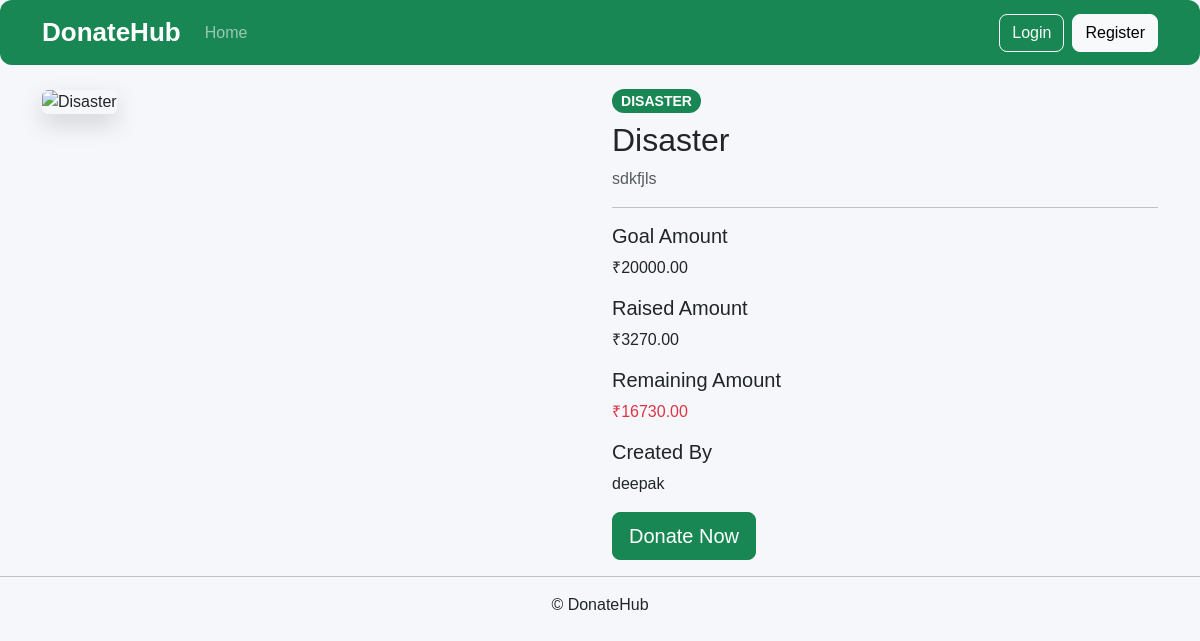
The app's page /campaigns/3/ with its own data.
### campaigns/models.py (models this page shows, shortened)
class Campaign(models.Model):
    CATEGORY_CHOICES = [
        ("OTHER", "Other"),
        ("MEDICAL", "Medical"),
        ("EDUCATION", "Education"),
        ("FOOD", "Food"),
        ("DISASTER", "Disaster Relief"),
    ]
    STATUS_CHOICES = [
        ("PENDING", "Pending"),
        ("APPROVED", "Approved"),
        ("REJECTED", "Rejected"),
        ("COMPLETED", "Completed"),
    ]
    ngo = models.ForeignKey(
        settings.AUTH_USER_MODEL,
        on_delete=models.CASCADE,
        related_name="campaigns"
    )
    title = models.CharField(
        max_length=200
    )
    description = models.TextField()
    category = models.CharField(
        max_length=20,
        choices=CATEGORY_CHOICES,
        default="OTHER"
    )
    goal_amount = models.DecimalField(
        max_digits=10,
        decimal_places=2
    )
    raised_amount = models.DecimalField(
        max_digits=10,
        decimal_places=2,
        default=0
    )
    image = models.ImageField(
        upload_to="campaigns/",
        blank=True,
        null=True
    )
    status = models.CharField(
        max_length=20,
        choices=STATUS_CHOICES,
        default="PENDING"
    )
    created_at = models.DateTimeField(
        auto_now_add=True
    )

### accounts/models.py (models this page shows, shortened)
class User(AbstractUser):
    DONOR = "DONOR"
    NGO = "NGO"
    ROLE_CHOICES = [
        (DONOR, "Donor"),
        (NGO, "NGO"),
    ]
    role = models.CharField(
        max_length=10,
        choices=ROLE_CHOICES,
        default=DONOR
    )
    phone = models.CharField(max_length=15, blank=True)

### campaigns/views.py (the view)
def campaign_detail(request,id):
    campaign=get_object_or_404(
        Campaign,
        id=id,
        status__in=["APPROVED","COMPLETED"]
    )
    remaining_amount = campaign.goal_amount - campaign.raised_amount
    return render(
        request,
        "campaigns/detail.html",
        {
            "campaign":campaign,
            "remaining_amount":remaining_amount
        }
    )

### templates/campaigns/detail.html (shortened to what this page needs)
{% extends 'base.html' %}
{% load static  %}
{% block content %}
<div class="row">
    <div class="col-lg-6 mb-4">
        {% if campaign.image %}
            <img src="{{ campaign.image.url }}"
                 class="img-fluid rounded shadow"
                 alt="{{ campaign.title }}">
        {% elif campaign.category == "MEDICAL" %}
            <img src="{% static 'images/medical.png' %}"
                 class="img-fluid rounded shadow"
                 alt="{{ campaign.title }}">
        {% elif campaign.category == "DISASTER" %}
            <img src="{% static 'images/disaster.png' %}"
                 class="img-fluid rounded shadow"
                 alt="{{ campaign.title }}">
        {% elif campaign.category == "EDUCATION" %}
            <img src="{% static 'images/education.png' %}"
                 class="img-fluid rounded shadow"
                 alt="{{ campaign.title }}">
        {% elif campaign.category == "FOOD" %}
            <img src="{% static 'images/food.png' %}"
                 class="img-fluid rounded shadow"
                 alt="{{ campaign.title }}">
        {% else %}
            <img src="{% static 'images/other.png' %}"
                 class="img-fluid rounded shadow"
                 alt="{{ campaign.title }}">
        {% endif %}
    </div>
    <div class="col-lg-6">
        <span class="badge bg-success mb-2">
            {{ campaign.category }}
        </span>
        <h2>{{ campaign.title }}</h2>
        <p class="text-muted">
            {{ campaign.description }}
        </p>
        <hr>
        <h5>Goal Amount</h5>
        <p>₹{{ campaign.goal_amount }}</p>
        <h5>Raised Amount</h5>
        <p>₹{{ campaign.raised_amount }}</p>
        <h5>Remaining Amount</h5>
        <p class="text-danger">
            ₹{{ remaining_amount }}
        </p>
        <h5>Created By</h5>
        <p>{{ campaign.ngo.username }}</p>
        {% if campaign.status == "COMPLETED" %}
        <div class="alert alert-success">
            <h5 class="mb-1">Goal Achieved</h5>
            <p class="mb-0">
                This campaign has reached its funding goal.
            </p>
        </div>
        <button class="btn btn-success btn-lg" disabled>Goal Achieved</button>
        {% else %}
        <a href="{% url 'donate' campaign.id %}"
           class="btn btn-success btn-lg">
            Donate Now
        </a>
        {% endif %}
    </div>
</div>
{% endblock %}

### static/css/style.css (style rules this page uses)
body { background:#f5f7fa; font-family:Arial, Helvetica, sans-serif; }
.btn { border-radius:8px; }
.btn-success { border-radius:8px; }
.badge { font-size:14px; }
.bg-success { border-radius:12px; }
img { border-radius:12px; }
.shadow { box-shadow:0 10px 25px rgba(0,0,0,.15)!important; }

### records on screen
Campaign: category "DISASTER", title "Disaster", description "sdkfjls", goal_amount "20000.00", raised_amount "3270.00", ngo.username "deepak"

### other values on screen
{{ remaining_amount }} "16730.00"
